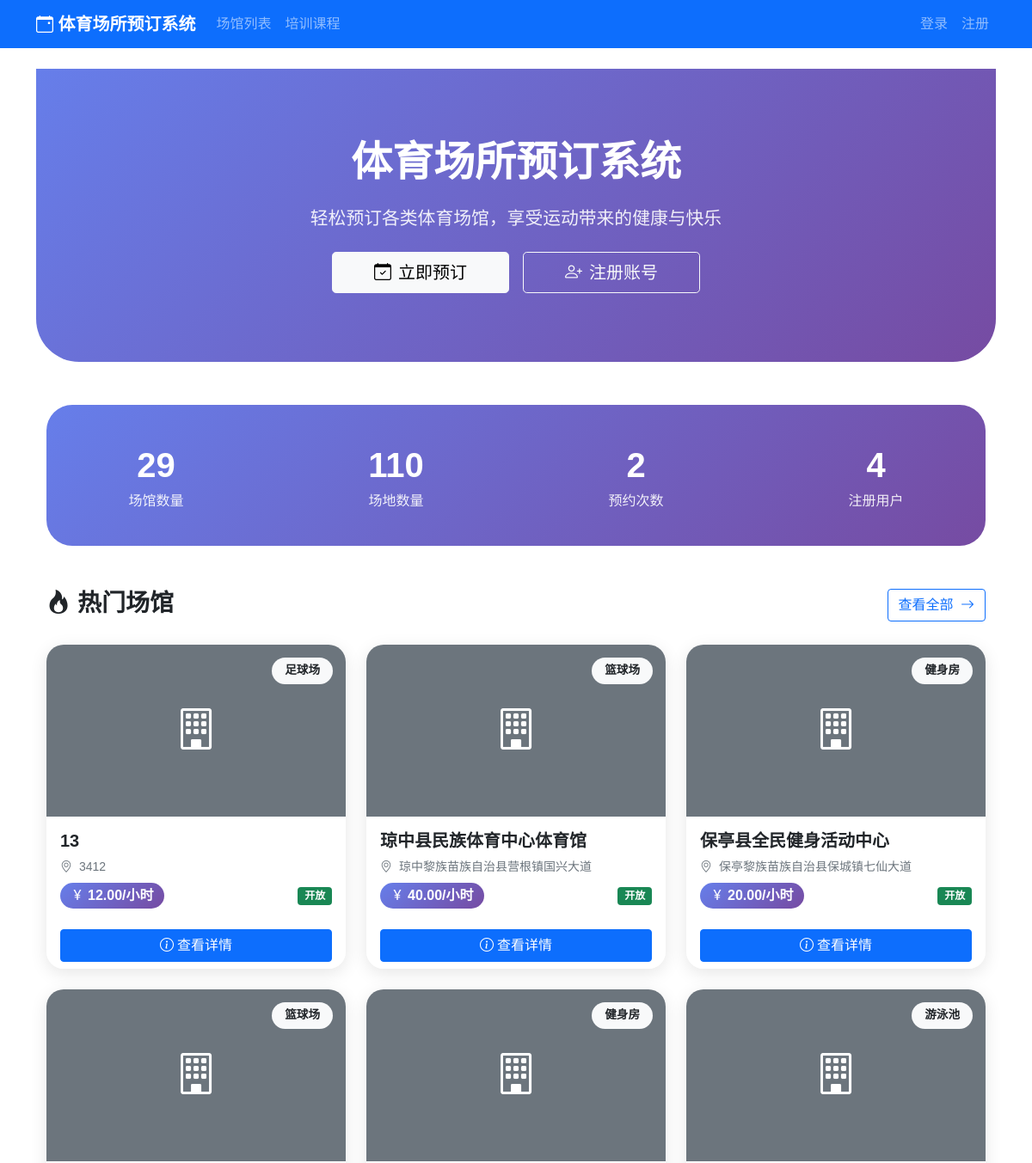
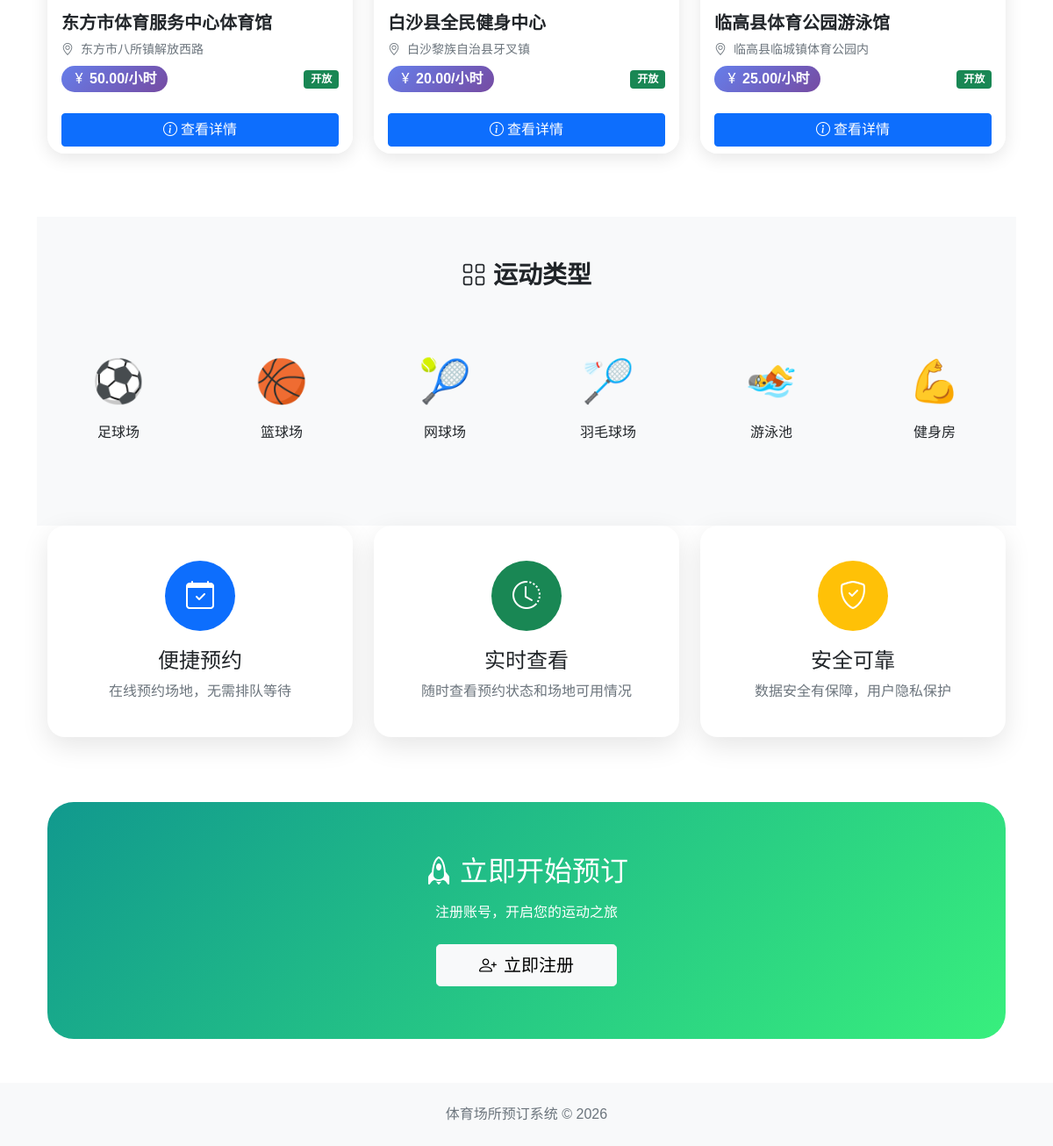
The page / on the database its author committed (2 pictures, top to bottom).
### venues/models.py (models this page shows, shortened)
class Venue(models.Model):
    VENUE_TYPE_CHOICES = (
        ('football', '足球场'),
        ('basketball', '篮球场'),
        ('tennis', '网球场'),
        ('badminton', '羽毛球场'),
        ('swimming', '游泳池'),
        ('table_tennis', '乒乓球室'),
        ('fitness', '健身房'),
        ('other', '其他'),
    )
    STATUS_CHOICES = (
        ('open', '开放'),
        ('closed', '关闭'),
        ('maintenance', '维护中'),
    )
    name = models.CharField(max_length=100, verbose_name='场馆名称')
    venue_type = models.CharField(max_length=20, choices=VENUE_TYPE_CHOICES, verbose_name='场馆类型')
    address = models.TextField(verbose_name='地址')
    description = models.TextField(blank=True, verbose_name='描述')
    image = models.ImageField(upload_to='venues/', blank=True, verbose_name='场馆图片')
    phone = models.CharField(max_length=20, verbose_name='联系电话')
    opening_hours = models.CharField(max_length=100, verbose_name='营业时间')
    price_per_hour = models.DecimalField(max_digits=10, decimal_places=2, verbose_name='每小时价格')
    status = models.CharField(max_length=20, choices=STATUS_CHOICES, default='open', verbose_name='状态')
    created_at = models.DateTimeField(auto_now_add=True, verbose_name='创建时间')
    updated_at = models.DateTimeField(auto_now=True, verbose_name='更新时间')
    class Meta:
        db_table = 'venues'
        verbose_name = '场馆'
        verbose_name_plural = '场馆'

### sports_booking/views.py (the view)
# urls.py: path('', views.home, name='home'),
def home(request):
    venues = Venue.objects.filter(status='open').order_by('-created_at')[:6]
    from venues.models import Field
    from bookings.models import Booking
    from users.models import User
    total_venues = Venue.objects.count()
    total_fields = Field.objects.count()
    total_bookings = Booking.objects.count()
    total_users = User.objects.count()
    return render(request, 'home.html', {
        'venues': venues,
        'total_venues': total_venues,
        'total_fields': total_fields,
        'total_bookings': total_bookings,
        'total_users': total_users
    })

### templates/home.html (shortened to what this page needs)
{% extends 'base.html' %}
{% block content %}
<div class="hero-section">
    <div class="container text-center text-white">
        <h1 class="hero-title">体育场所预订系统</h1>
        <p class="hero-subtitle mb-4">轻松预订各类体育场馆，享受运动带来的健康与快乐</p>
        <div class="d-flex justify-content-center gap-3">
            <a href="{% url 'venues:venue_list' %}" class="btn btn-light btn-lg px-5">
                <i class="bi bi-calendar-check me-2"></i>立即预订
            </a>
            {% if not user.is_authenticated %}
            <a href="{% url 'users:register' %}" class="btn btn-outline-light btn-lg px-5">
                <i class="bi bi-person-plus me-2"></i>注册账号
            </a>
            {% endif %}
        </div>
    </div>
</div>
<div class="container">
    <div class="stats-section">
        <div class="row">
            <div class="col-3">
                <div class="stat-item">
                    <div class="stat-value">{{ total_venues|default:"10" }}</div>
                    <div class="stat-label">场馆数量</div>
                </div>
            </div>
            <div class="col-3">
                <div class="stat-item">
                    <div class="stat-value">{{ total_fields|default:"50" }}</div>
                    <div class="stat-label">场地数量</div>
                </div>
            </div>
            <div class="col-3">
                <div class="stat-item">
                    <div class="stat-value">{{ total_bookings|default:"1000" }}</div>
                    <div class="stat-label">预约次数</div>
                </div>
            </div>
            <div class="col-3">
                <div class="stat-item">
                    <div class="stat-value">{{ total_users|default:"500" }}</div>
                    <div class="stat-label">注册用户</div>
                </div>
            </div>
        </div>
    </div>
</div>
<div class="container">
    <div class="row mb-4">
        <div class="col-md-8">
            <h3 class="fw-bold"><i class="bi bi-fire me-2"></i>热门场馆</h3>
        </div>
        <div class="col-md-4 text-end">
            <a href="{% url 'venues:venue_list' %}" class="btn btn-outline-primary">
                查看全部 <i class="bi bi-arrow-right ms-1"></i>
            </a>
        </div>
    </div>
    <div class="row mb-5">
        {% for venue in venues %}
        <div class="col-md-4 mb-4">
            <div class="card venue-card h-100">
                <div class="venue-card-img">
                    {% if venue.image %}
                    <img src="{{ venue.image.url }}" class="card-img-top" alt="{{ venue.name }}">
                    {% else %}
                    <div class="card-img-top bg-secondary d-flex align-items-center justify-content-center" style="height: 200px;">
                        <i class="bi bi-building text-white" style="font-size: 3rem;"></i>
                    </div>
                    {% endif %}
                    <span class="venue-badge bg-light">{{ venue.get_venue_type_display }}</span>
                </div>
                <div class="card-body">
                    <h5 class="card-title fw-bold">{{ venue.name }}</h5>
                    <p class="card-text text-muted small mb-2">
                        <i class="bi bi-geo-alt me-1"></i> {{ venue.address|truncatechars:25 }}
                    </p>
                    <div class="d-flex justify-content-between align-items-center">
                        <span class="price-tag"><i class="bi bi-currency-yen me-1"></i>{{ venue.price_per_hour }}/小时</span>
                        <span class="badge bg-{% if venue.status == 'open' %}success{% else %}secondary{% endif %}">
                            {{ venue.get_status_display }}
                        </span>
                    </div>
                </div>
                <div class="card-footer bg-white border-top-0">
                    <a href="{% url 'venues:venue_detail' venue.id %}" class="btn btn-primary w-100">
                        <i class="bi bi-info-circle me-1"></i>查看详情
                    </a>
                </div>
            </div>
        </div>
        {% endfor %}
    </div>
</div>
<div class="venue-types">
    <div class="container">
        <h3 class="text-center mb-5 fw-bold"><i class="bi bi-grid me-2"></i>运动类型</h3>
        <div class="row">
            <div class="col-4 col-md-2 mb-4">
                <a href="{% url 'venues:venue_list' %}?type=football" class="text-decoration-none">
                    <div class="type-item text-dark">
                        <div class="type-icon">⚽</div>
                        <div>足球场</div>
                    </div>
                </a>
            </div>
            <div class="col-4 col-md-2 mb-4">
                <a href="{% url 'venues:venue_list' %}?type=basketball" class="text-decoration-none">
                    <div class="type-item text-dark">
                        <div class="type-icon">🏀</div>
                        <div>篮球场</div>
                    </div>
                </a>
            </div>
            <div class="col-4 col-md-2 mb-4">
                <a href="{% url 'venues:venue_list' %}?type=tennis" class="text-decoration-none">
                    <div class="type-item text-dark">
                        <div class="type-icon">🎾</div>
                        <div>网球场</div>
                    </div>
                </a>
            </div>
            <div class="col-4 col-md-2 mb-4">
                <a href="{% url 'venues:venue_list' %}?type=badminton" class="text-decoration-none">
                    <div class="type-item text-dark">
                        <div class="type-icon">🏸</div>
                        <div>羽毛球场</div>
                    </div>
                </a>
            </div>
            <div class="col-4 col-md-2 mb-4">
                <a href="{% url 'venues:venue_list' %}?type=swimming" class="text-decoration-none">
                    <div class="type-item text-dark">
                        <div class="type-icon">🏊</div>
                        <div>游泳池</div>
                    </div>
                </a>
            </div>
            <div class="col-4 col-md-2 mb-4">
                <a href="{% url 'venues:venue_list' %}?type=fitness" class="text-decoration-none">
                    <div class="type-item text-dark">
                        <div class="type-icon">💪</div>
                        <div>健身房</div>
                    </div>
                </a>
            </div>
        </div>
    </div>
</div>
<div class="container">
    <div class="row mb-5">
        <div class="col-md-4 mb-4">
            <div class="feature-box">
                <div class="feature-icon bg-primary text-white">
                    <i class="bi bi-calendar-check"></i>
                </div>
                <h4>便捷预约</h4>
                <p class="text-muted mb-0">在线预约场地，无需排队等待</p>
            </div>
        </div>
        <div class="col-md-4 mb-4">
            <div class="feature-box">
                <div class="feature-icon bg-success text-white">
                    <i class="bi bi-clock-history"></i>
                </div>
                <h4>实时查看</h4>
                <p class="text-muted mb-0">随时查看预约状态和场地可用情况</p>
            </div>
        </div>
        <div class="col-md-4 mb-4">
            <div class="feature-box">
                <div class="feature-icon bg-warning text-white">
                    <i class="bi bi-shield-check"></i>
                </div>
                <h4>安全可靠</h4>
                <p class="text-muted mb-0">数据安全有保障，用户隐私保护</p>
            </div>
        </div>
    </div>
</div>
<div class="container">
    <div class="cta-section text-center text-white">
        <h2 class="mb-3"><i class="bi bi-rocket me-2"></i>立即开始预订</h2>
        <p class="mb-4">注册账号，开启您的运动之旅</p>
        {% if not user.is_authenticated %}
        <a href="{% url 'users:register' %}" class="btn btn-light btn-lg px-5">
            <i class="bi bi-person-plus me-2"></i>立即注册
        </a>
        {% else %}
        <a href="{% url 'venues:venue_list' %}" class="btn btn-light btn-lg px-5">
            <i class="bi bi-building me-2"></i>浏览场馆
        </a>
        {% endif %}
    </div>
</div>
{% endblock %}

### templates/base.html (style rules this page uses)
body { font-family: 'Microsoft YaHei', sans-serif; }
.card { box-shadow: 0 2px 4px rgba(0,0,0,0.1); }
.venue-card { transition: transform 0.2s; }

### templates/home.html (style rules this page uses)
.hero-section { background: linear-gradient(135deg, #667eea 0%, #764ba2 100%); padding: 80px 0; border-radius: 0 0 50px 50px; margin-bottom: 50px; }
.hero-title { font-size: 3rem; font-weight: bold; margin-bottom: 20px; }
.hero-subtitle { font-size: 1.3rem; opacity: 0.9; }
.venue-card { border: none; border-radius: 20px; overflow: hidden; transition: all 0.3s ease; box-shadow: 0 5px 20px rgba(0,0,0,0.1); }
.venue-card .card-img-top { height: 200px; object-fit: cover; }
.venue-badge { position: absolute; top: 15px; right: 15px; padding: 5px 15px; border-radius: 20px; font-size: 0.85rem; font-weight: 600; }
.venue-card-img { position: relative; overflow: hidden; }
.feature-box { background: white; padding: 40px 30px; border-radius: 20px; text-align: center; box-shadow: 0 10px 30px rgba(0,0,0,0.1); transition: all 0.3s; }
.feature-icon { width: 80px; height: 80px; border-radius: 50%; display: flex; align-items: center; justify-content: center; margin: 0 auto 20px; font-size: 2rem; }
.venue-types { background: #f8f9fa; padding: 50px 0; }
.type-item { text-align: center; padding: 20px; border-radius: 15px; transition: all 0.3s; cursor: pointer; }
.type-icon { font-size: 3rem; margin-bottom: 10px; }
.cta-section { background: linear-gradient(135deg, #11998e 0%, #38ef7d 100%); padding: 60px 0; border-radius: 30px; margin: 50px 0; }
.price-tag { background: linear-gradient(135deg, #667eea 0%, #764ba2 100%); color: white; padding: 3px 12px; border-radius: 15px; font-weight: 600; }
.stats-section { background: linear-gradient(135deg, #667eea 0%, #764ba2 100%); padding: 40px 0; border-radius: 30px; margin-bottom: 50px; }
.stat-item { text-align: center; color: white; }
.stat-value { font-size: 2.5rem; font-weight: bold; }
.stat-label { opacity: 0.9; }

### rows shown on the page
Venue: venue_type "足球场", name "13", address "3412", price_per_hour "12.00", status "开放"
Venue: venue_type "篮球场", name "琼中县民族体育中心体育馆", address "琼中黎族苗族自治县营根镇国兴大道", price_per_hour "40.00", status "开放"
Venue: venue_type "健身房", name "保亭县全民健身活动中心", address "保亭黎族苗族自治县保城镇七仙大道", price_per_hour "20.00", status "开放"
Venue: venue_type "篮球场", name "东方市体育服务中心体育馆", address "东方市八所镇解放西路", price_per_hour "50.00", status "开放"
Venue: venue_type "健身房", name "白沙县全民健身中心", address "白沙黎族自治县牙叉镇", price_per_hour "20.00", status "开放"
Venue: venue_type "游泳池", name "临高县体育公园游泳馆", address "临高县临城镇体育公园内", price_per_hour "25.00", status "开放"

### other values the page prints
{{ total_venues|default:"10" }} "29"
{{ total_fields|default:"50" }} "110"
{{ total_bookings|default:"1000" }} "2"
{{ total_users|default:"500" }} "4"
